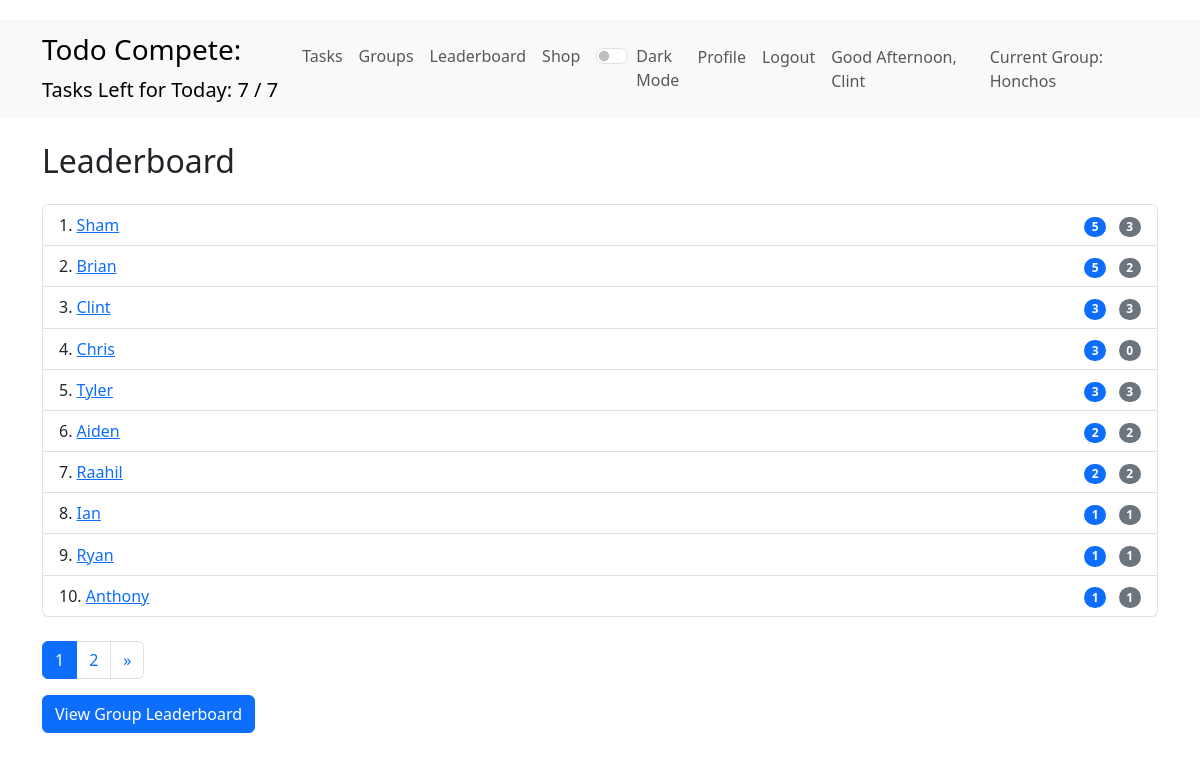
Screenshot of /leaderboard (signed in) with the database file from the repository.
### todo_app/models.py (models this page shows, shortened)
class User(AbstractUser):
    pass

class UserProfile(models.Model):
    user = models.OneToOneField(User, on_delete=models.CASCADE)
    gems = models.IntegerField(default=0)  # This represents current gems
    all_time_gems = models.IntegerField(default=0)  # This reperesents the all time gems
    daily_task_limit = models.IntegerField(default=5)
    task_limit_increases = models.IntegerField(default=0)
    current_group = models.ForeignKey(Group, on_delete=models.SET_NULL, null=True, blank=True, related_name='current_members')

class Group(models.Model):
    name = models.CharField(max_length=100, unique=True)
    description = models.TextField(blank=True)
    creator = models.ForeignKey(User, on_delete=models.CASCADE, related_name='created_groups')
    members = models.ManyToManyField(User, related_name='joined_groups')
    created_at = models.DateTimeField(auto_now_add=True)

### todo_app/views.py (the view)
# urls.py: path('leaderboard', views.leaderboard, name='leaderboard'),
@login_required
def leaderboard(request):
    all_profiles = UserProfile.objects.all().order_by('-all_time_gems')
    paginator = Paginator(all_profiles, 10)
    page_number = request.GET.get('page')
    page_obj = paginator.get_page(page_number)
    return render(request, "todo_app/leaderboard.html", {
        "leaderboard_data": page_obj,
        "page_obj": page_obj,
        "show_group_leaderboard": True,
    })

### todo_app/context_processors.py (called while the page is built)
def task_info(request):
    if request.user.is_authenticated:
        today = timezone.now().date()
        tasks = Task.objects.filter(user=request.user, created_at__date=today)
        daily_limit = request.user.userprofile.daily_task_limit
        tasks_left_today = daily_limit - tasks.count()
        return {
            'tasks_left_today': tasks_left_today,
            'daily_task_limit': daily_limit,
            'current_gems': request.user.userprofile.gems,
        }
    return {}

### todo_app/templates/todo_app/leaderboard.html (shortened to what this page needs)
{% extends 'todo_app/layout.html' %}
{% block content %}
<h2 class="mb-4">Leaderboard</h2>
{% if leaderboard_data %}
    <ul class="list-group">
        {% for profile in leaderboard_data %}
            <li class="list-group-item d-flex justify-content-between align-items-center">
                <span>
                    {{ page_obj.start_index|add:forloop.counter0 }}.
                    <a href="{% url 'profile' profile.user.username %}">
                        {{ profile.user.username }}
                    </a>
                </span>
                <span>
                    <span class="badge bg-primary rounded-pill me-2" title="All-time Gems">{{ profile.all_time_gems }}</span>
                    <span class="badge bg-secondary rounded-pill" title="Current Gems">{{ profile.gems }}</span>
                </span>
            </li>
        {% endfor %}
    </ul>
    <nav aria-label="Page navigation" class="mt-4">
        <ul class="pagination">
            {% for num in page_obj.paginator.page_range %}
                <li class="page-item {% if page_obj.number == num %}active{% endif %}">
                    <a class="page-link" href="?page={{ num }}">{{ num }}</a>
                </li>
            {% endfor %}
            {% if page_obj.has_next %}
                <li class="page-item">
                    <a class="page-link" href="?page={{ page_obj.next_page_number }}" aria-label="Next">
                        <span aria-hidden="true">&raquo;</span>
                    </a>
                </li>
            {% endif %}
        </ul>
    </nav>
{% else %}
    <p>No users found.</p>
{% endif %}
{% if show_group_leaderboard %}
    <a href="{% url 'group_leaderboard' %}" class="btn btn-primary">View Group Leaderboard</a>
{% endif %}
{% endblock %}

### todo_app/templates/todo_app/layout.html (shortened to what this page needs)
{% load static %}
<!DOCTYPE html>
<html lang="en">
<head>
    <link rel="stylesheet" href="https://cdnjs.cloudflare.com/ajax/libs/bootstrap/5.3.0/css/bootstrap.min.css">
    <link rel="stylesheet" href="{% static 'css/styles.css' %}">
</head>
<body>
    <nav class="navbar navbar-expand-lg navbar-light bg-light">
        <div class="container">
            <a class="navbar-brand">
                <b><h3>Todo Compete:</h3></b>
                {% if user.is_authenticated %}
                    Tasks Left for Today: {{ tasks_left_today }} / {{ daily_task_limit }}
                {% endif %}
            </a>
            <div class="collapse navbar-collapse" id="navbarNav">
                <ul class="navbar-nav me-auto">
                    <li class="nav-item">
                        <a class="nav-link" href="{% url 'task_list' %}">Tasks</a>
                    </li>
                    <li class="nav-item">
                        <a class="nav-link" href="{% url 'group_list' %}">Groups</a>
                    </li>
                    <li class="nav-item">
                        <a class="nav-link" href="{% url 'leaderboard' %}">Leaderboard</a>
                    </li>
                    <li class="nav-item">
                        <a class="nav-link" href="{% url 'shop' %}">Shop</a>
                    </li>
                    <li class="nav-link">
                    <div class="form-check form-switch">
                        <input class="form-check-input" type="checkbox" id="darkModeToggle">
                        <label class="form-check-label" for="darkModeToggle">Dark Mode</label>
                    </div>
                    </li>
                </ul>
                <ul class="navbar-nav">
                    {% if user.is_authenticated %}
                        <li class="nav-item">
                            <a class="nav-link" href="{% url 'profile' user.username %}">Profile</a>
                        </li>
                        <li class="nav-item">
                            <a class="nav-link" href="{% url 'logout' %}">Logout</a>
                        </li>
                        <li class="nav-item">
                            <div class="nav-link" id="greeting" data-username="{{ user.username }}">{{ user.username }}</div>
                        </li>
                    {% endif %}
                    {% if user.is_authenticated %}
                    <li class="nav-item">
                        <a class="nav-link">
                            {% if user.userprofile.current_group %}
                                Current Group: {{ user.userprofile.current_group.name }}
                            {% else %}
                                No Current Group
                            {% endif %}
                        </a>
                    </li>
                    {% endif %}
                </ul>
            </div>
        </div>
    </nav>
    <div class="container mt-4">
        {% block content %}
        {% endblock %}
    </div>
</body>
</html>

### static/css/styles.css (style rules this page uses)
body { padding-top: 20px; }

### rows the page displays
User: userprofile.current_group.name "Honchos"
UserProfile: start_index|add "1", user.username "Sham", all_time_gems "5", gems "3"
UserProfile: start_index|add "2", user.username "Brian", all_time_gems "5", gems "2"
UserProfile: start_index|add "3", user.username "Clint", all_time_gems "3", gems "3"
UserProfile: start_index|add "4", user.username "Chris", all_time_gems "3", gems "0"
UserProfile: start_index|add "5", user.username "Tyler", all_time_gems "3", gems "3"
UserProfile: start_index|add "6", user.username "Aiden", all_time_gems "2", gems "2"
UserProfile: start_index|add "7", user.username "Raahil", all_time_gems "2", gems "2"
UserProfile: start_index|add "8", user.username "Ian", all_time_gems "1", gems "1"
UserProfile: start_index|add "9", user.username "Ryan", all_time_gems "1", gems "1"
UserProfile: start_index|add "10", user.username "Anthony", all_time_gems "1", gems "1"

### other values shown
{{ tasks_left_today }} "7"
{{ daily_task_limit }} "7"
{{ num }} "1" "2"
